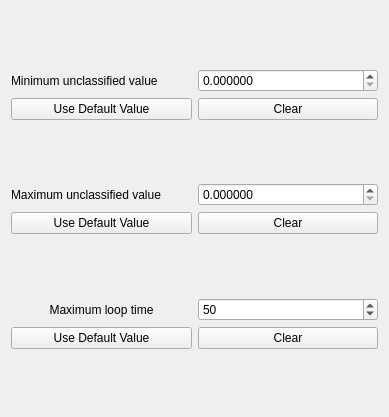
            <widget class="QWidget" name="ToolBoxPage1_2">
             <property name="geometry">
              <rect>
               <x>0</x>
               <y>0</y>
               <width>389</width>
               <height>417</height>
              </rect>
             </property>
             <attribute name="label">
              <string>Page 1 of 4 - DEFINE VALUES</string>
             </attribute>
             <layout class="QGridLayout" name="gridLayout_10">
              <item row="0" column="0">
               <layout class="QGridLayout" name="gridLayout_9">
                <item row="2" column="0">
                 <widget class="QPushButton" name="pushButton_Min_class_default">
                  <property name="text">
                   <string>Use Default Value</string>
                  </property>
                 </widget>
                </item>
                <item row="0" column="0">
                 <spacer name="verticalSpacer_17">
                  <property name="orientation">
                   <enum>Qt::Vertical</enum>
                  </property>
                  <property name="sizeHint" stdset="0">
                   <size>
                    <width>20</width>
                    <height>40</height>
                   </size>
                  </property>
                 </spacer>
                </item>
                <item row="2" column="1">
                 <widget class="QPushButton" name="pushButton_IV_clear1">
                  <property name="text">
                   <string>Clear</string>
                  </property>
                 </widget>
                </item>
                <item row="6" column="0">
                 <spacer name="verticalSpacer_8">
                  <property name="orientation">
                   <enum>Qt::Vertical</enum>
                  </property>
                  <property name="sizeHint" stdset="0">
                   <size>
                    <width>20</width>
                    <height>40</height>
                   </size>
                  </property>
                 </spacer>
                </item>
                <item row="3" column="0">
                 <spacer name="verticalSpacer_9">
                  <property name="orientation">
                   <enum>Qt::Vertical</enum>
                  </property>
                  <property name="sizeHint" stdset="0">
                   <size>
                    <width>20</width>
                    <height>40</height>
                   </size>
                  </property>
                 </spacer>
                </item>
                <item row="1" column="1">
                 <widget class="QDoubleSpinBox" name="Min_class_value">
                  <property name="decimals">
                   <number>6</number>
                  </property>
                  <property name="maximum">
                   <double>10000000.000000000000000</double>
                  </property>
                 </widget>
                </item>
                <item row="7" column="1">
                 <widget class="QSpinBox" name="Max_loop_time">
                  <property name="maximum">
                   <number>9999</number>
                  </property>
                  <property name="value">
                   <number>50</number>
                  </property>
                 </widget>
                </item>
                <item row="5" column="0">
                 <widget class="QPushButton" name="pushButton_Max_value_default">
                  <property name="text">
                   <string>Use Default Value</string>
                  </property>
                 </widget>
                </item>
                <item row="4" column="1">
                 <widget class="QDoubleSpinBox" name="Max_class_value">
                  <property name="decimals">
                   <number>6</number>
                  </property>
                  <property name="maximum">
                   <double>10000000.000000000000000</double>
                  </property>
                 </widget>
                </item>
                <item row="8" column="1">
                 <widget class="QPushButton" name="pushButton_IV_clear3">
                  <property name="text">
                   <string>Clear</string>
                  </property>
                 </widget>
                </item>
                <item row="8" column="0">
                 <widget class="QPushButton" name="pushButton_Max_loop_default">
                  <property name="text">
                   <string>Use Default Value</string>
                  </property>
                 </widget>
                </item>
                <item row="4" column="0">
                 <widget class="QLabel" name="label_24">
                  <property name="text">
                   <string>Maximum unclassified value</string>
                  </property>
                 </widget>
                </item>
                <item row="7" column="0">
                 <widget class="QLabel" name="label_25">
                  <property name="text">
                   <string>Maximum loop time</string>
                  </property>
                  <property name="alignment">
                   <set>Qt::AlignCenter</set>
                  </property>
                 </widget>
                </item>
                <item row="5" column="1">
                 <widget class="QPushButton" name="pushButton_IV_clear2">
                  <property name="text">
                   <string>Clear</string>
                  </property>
                 </widget>
                </item>
                <item row="1" column="0">
                 <widget class="QLabel" name="label_23">
                  <property name="text">
                   <string>Minimum unclassified value</string>
                  </property>
                 </widget>
                </item>
                <item row="9" column="0">
                 <spacer name="verticalSpacer_18">
                  <property name="orientation">
                   <enum>Qt::Vertical</enum>
                  </property>
                  <property name="sizeHint" stdset="0">
                   <size>
                    <width>20</width>
                    <height>40</height>
                   </size>
                  </property>
                 </spacer>
                </item>
               </layout>
              </item>
             </layout>
            </widget>
